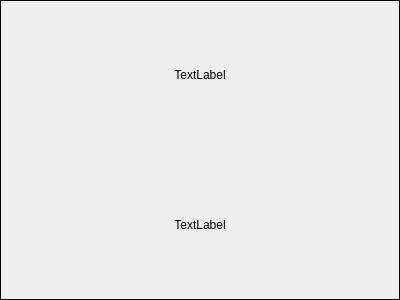
<?xml version="1.0" encoding="UTF-8"?>
<ui version="4.0">
 <class>QUVPreview</class>
 <widget class="QWidget" name="QUVPreview">
  <property name="geometry">
   <rect>
    <x>0</x>
    <y>0</y>
    <width>400</width>
    <height>300</height>
   </rect>
  </property>
  <property name="windowTitle">
   <string>Form</string>
  </property>
  <property name="styleSheet">
   <string notr="true">border:1px solid black;</string>
  </property>
  <layout class="QVBoxLayout" name="verticalLayout">
   <property name="spacing">
    <number>0</number>
   </property>
   <property name="leftMargin">
    <number>0</number>
   </property>
   <property name="topMargin">
    <number>0</number>
   </property>
   <property name="rightMargin">
    <number>0</number>
   </property>
   <property name="bottomMargin">
    <number>0</number>
   </property>
   <item>
    <widget class="QLabel" name="labelName">
     <property name="styleSheet">
      <string notr="true">border:none;</string>
     </property>
     <property name="text">
      <string>TextLabel</string>
     </property>
     <property name="alignment">
      <set>Qt::AlignCenter</set>
     </property>
    </widget>
   </item>
   <item>
    <widget class="QLabel" name="labelNote">
     <property name="styleSheet">
      <string notr="true">border:none;</string>
     </property>
     <property name="text">
      <string>TextLabel</string>
     </property>
     <property name="alignment">
      <set>Qt::AlignCenter</set>
     </property>
    </widget>
   </item>
  </layout>
 </widget>
 <resources/>
 <connections/>
</ui>
